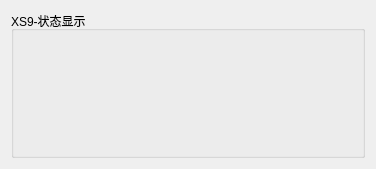
           <widget class="QWidget" name="page_5">
            <layout class="QGridLayout" name="gridLayout_14">
             <item row="0" column="0">
              <widget class="QGroupBox" name="groupBox_6">
               <property name="title">
                <string>XS9-状态显示</string>
               </property>
               <layout class="QGridLayout" name="gridLayout_13">
                <item row="2" column="3">
                 <layout class="QVBoxLayout" name="verticalLayout_27">
                  <item>
                   <widget class="FrLight" name="widget_53" native="true">
                    <property name="sizePolicy">
                     <sizepolicy hsizetype="Expanding" vsizetype="Expanding">
                      <horstretch>0</horstretch>
                      <verstretch>0</verstretch>
                     </sizepolicy>
                    </property>
                    <widget class="QLabel" name="label_68">
                     <property name="geometry">
                      <rect>
                       <x>30</x>
                       <y>10</y>
                       <width>91</width>
                       <height>20</height>
                      </rect>
                     </property>
                     <property name="sizePolicy">
                      <sizepolicy hsizetype="Preferred" vsizetype="Minimum">
                       <horstretch>0</horstretch>
                       <verstretch>0</verstretch>
                      </sizepolicy>
                     </property>
                     <property name="text">
                      <string>右开门控制</string>
                     </property>
                    </widget>
                   </widget>
                  </item>
                 </layout>
                </item>
                <item row="2" column="11">
                 <layout class="QVBoxLayout" name="verticalLayout_35">
                  <item>
                   <widget class="FrLight" name="widget_61" native="true">
                    <property name="sizePolicy">
                     <sizepolicy hsizetype="Expanding" vsizetype="Expanding">
                      <horstretch>0</horstretch>
                      <verstretch>0</verstretch>
                     </sizepolicy>
                    </property>
                    <widget class="QLabel" name="label_79">
                     <property name="geometry">
                      <rect>
                       <x>30</x>
                       <y>10</y>
                       <width>121</width>
                       <height>20</height>
                      </rect>
                     </property>
                     <property name="sizePolicy">
                      <sizepolicy hsizetype="Preferred" vsizetype="Minimum">
                       <horstretch>0</horstretch>
                       <verstretch>0</verstretch>
                      </sizepolicy>
                     </property>
                     <property name="text">
                      <string>右扬弹机控制</string>
                     </property>
                    </widget>
                   </widget>
                  </item>
                 </layout>
                </item>
                <item row="1" column="7">
                 <layout class="QVBoxLayout" name="verticalLayout_30">
                  <item>
                   <widget class="FrLight" name="widget_56" native="true">
                    <property name="sizePolicy">
                     <sizepolicy hsizetype="Expanding" vsizetype="Expanding">
                      <horstretch>0</horstretch>
                      <verstretch>0</verstretch>
                     </sizepolicy>
                    </property>
                    <widget class="QLabel" name="label_74">
                     <property name="geometry">
                      <rect>
                       <x>30</x>
                       <y>10</y>
                       <width>101</width>
                       <height>20</height>
                      </rect>
                     </property>
                     <property name="sizePolicy">
                      <sizepolicy hsizetype="Preferred" vsizetype="Minimum">
                       <horstretch>0</horstretch>
                       <verstretch>0</verstretch>
                      </sizepolicy>
                     </property>
                     <property name="text">
                      <string>右解脱控制</string>
                     </property>
                    </widget>
                   </widget>
                  </item>
                 </layout>
                </item>
                <item row="2" column="5">
                 <layout class="QVBoxLayout" name="verticalLayout_29">
                  <item>
                   <widget class="FrLight" name="widget_55" native="true">
                    <property name="sizePolicy">
                     <sizepolicy hsizetype="Expanding" vsizetype="Expanding">
                      <horstretch>0</horstretch>
                      <verstretch>0</verstretch>
                     </sizepolicy>
                    </property>
                    <widget class="QLabel" name="label_73">
                     <property name="geometry">
                      <rect>
                       <x>30</x>
                       <y>10</y>
                       <width>111</width>
                       <height>20</height>
                      </rect>
                     </property>
                     <property name="sizePolicy">
                      <sizepolicy hsizetype="Preferred" vsizetype="Minimum">
                       <horstretch>0</horstretch>
                       <verstretch>0</verstretch>
                      </sizepolicy>
                     </property>
                     <property name="text">
                      <string>左解脱控制</string>
                     </property>
                    </widget>
                   </widget>
                  </item>
                 </layout>
                </item>
                <item row="2" column="9">
                 <layout class="QVBoxLayout" name="verticalLayout_33">
                  <item>
                   <widget class="FrLight" name="widget_59" native="true">
                    <property name="sizePolicy">
                     <sizepolicy hsizetype="Expanding" vsizetype="Expanding">
                      <horstretch>0</horstretch>
                      <verstretch>0</verstretch>
                     </sizepolicy>
                    </property>
                    <widget class="QLabel" name="label_77">
                     <property name="geometry">
                      <rect>
                       <x>30</x>
                       <y>10</y>
                       <width>101</width>
                       <height>20</height>
                      </rect>
                     </property>
                     <property name="sizePolicy">
                      <sizepolicy hsizetype="Preferred" vsizetype="Minimum">
                       <horstretch>0</horstretch>
                       <verstretch>0</verstretch>
                      </sizepolicy>
                     </property>
                     <property name="text">
                      <string>左击发控制</string>
                     </property>
                    </widget>
                   </widget>
                  </item>
                 </layout>
                </item>
                <item row="2" column="1">
                 <layout class="QVBoxLayout" name="verticalLayout_25">
                  <item>
                   <widget class="FrLight" name="widget_51" native="true">
                    <property name="sizePolicy">
                     <sizepolicy hsizetype="Expanding" vsizetype="Expanding">
                      <horstretch>0</horstretch>
                      <verstretch>0</verstretch>
                     </sizepolicy>
                    </property>
                    <widget class="QLabel" name="label_65">
                     <property name="geometry">
                      <rect>
                       <x>30</x>
                       <y>10</y>
                       <width>111</width>
                       <height>20</height>
                      </rect>
                     </property>
                     <property name="sizePolicy">
                      <sizepolicy hsizetype="Preferred" vsizetype="Minimum">
                       <horstretch>0</horstretch>
                       <verstretch>0</verstretch>
                      </sizepolicy>
                     </property>
                     <property name="text">
                      <string>右拨弹控制</string>
                     </property>
                    </widget>
                   </widget>
                  </item>
                 </layout>
                </item>
                <item row="1" column="5">
                 <layout class="QVBoxLayout" name="verticalLayout_28">
                  <item>
                   <widget class="FrLight" name="widget_54" native="true">
                    <property name="sizePolicy">
                     <sizepolicy hsizetype="Expanding" vsizetype="Expanding">
                      <horstretch>0</horstretch>
                      <verstretch>0</verstretch>
                     </sizepolicy>
                    </property>
                    <widget class="QLabel" name="label_69">
                     <property name="geometry">
                      <rect>
                       <x>40</x>
                       <y>10</y>
                       <width>141</width>
                       <height>20</height>
                      </rect>
                     </property>
                     <property name="sizePolicy">
                      <sizepolicy hsizetype="Preferred" vsizetype="Minimum">
                       <horstretch>0</horstretch>
                       <verstretch>0</verstretch>
                      </sizepolicy>
                     </property>
                     <property name="text">
                      <string>左压弹控制</string>
                     </property>
                    </widget>
                   </widget>
                  </item>
                 </layout>
                </item>
                <item row="1" column="11">
                 <layout class="QVBoxLayout" name="verticalLayout_34">
                  <item>
                   <widget class="FrLight" name="widget_60" native="true">
                    <property name="sizePolicy">
                     <sizepolicy hsizetype="Expanding" vsizetype="Expanding">
                      <horstretch>0</horstretch>
                      <verstretch>0</verstretch>
                     </sizepolicy>
                    </property>
                    <widget class="QLabel" name="label_78">
                     <property name="geometry">
                      <rect>
                       <x>30</x>
                       <y>10</y>
                       <width>121</width>
                       <height>20</height>
                      </rect>
                     </property>
                     <property name="sizePolicy">
                      <sizepolicy hsizetype="Preferred" vsizetype="Minimum">
                       <horstretch>0</horstretch>
                       <verstretch>0</verstretch>
                      </sizepolicy>
                     </property>
                     <property name="text">
                      <string>左扬弹机控制</string>
                     </property>
                    </widget>
                   </widget>
                  </item>
                 </layout>
                </item>
                <item row="1" column="1">
                 <layout class="QVBoxLayout" name="verticalLayout_24">
                  <item>
                   <widget class="FrLight" name="widget_50" native="true">
                    <property name="sizePolicy">
                     <sizepolicy hsizetype="Expanding" vsizetype="Expanding">
                      <horstretch>0</horstretch>
                      <verstretch>0</verstretch>
                     </sizepolicy>
                    </property>
                    <widget class="QLabel" name="label_64">
                     <property name="geometry">
                      <rect>
                       <x>30</x>
                       <y>10</y>
                       <width>101</width>
                       <height>20</height>
                      </rect>
                     </property>
                     <property name="sizePolicy">
                      <sizepolicy hsizetype="Preferred" vsizetype="Minimum">
                       <horstretch>0</horstretch>
                       <verstretch>0</verstretch>
                      </sizepolicy>
                     </property>
                     <property name="text">
                      <string>左拨弹控制</string>
                     </property>
                    </widget>
                   </widget>
                  </item>
                 </layout>
                </item>
                <item row="2" column="7">
                 <layout class="QVBoxLayout" name="verticalLayout_31">
                  <item>
                   <widget class="FrLight" name="widget_57" native="true">
                    <property name="sizePolicy">
                     <sizepolicy hsizetype="Expanding" vsizetype="Expanding">
                      <horstretch>0</horstretch>
                      <verstretch>0</verstretch>
                     </sizepolicy>
                    </property>
                    <widget class="QLabel" name="label_75">
                     <property name="geometry">
                      <rect>
                       <x>30</x>
                       <y>10</y>
                       <width>111</width>
                       <height>20</height>
                      </rect>
                     </property>
                     <property name="sizePolicy">
                      <sizepolicy hsizetype="Preferred" vsizetype="Minimum">
                       <horstretch>0</horstretch>
                       <verstretch>0</verstretch>
                      </sizepolicy>
                     </property>
                     <property name="text">
                      <string>右压弹控制</string>
                     </property>
                    </widget>
                   </widget>
                  </item>
                 </layout>
                </item>
                <item row="1" column="3">
                 <layout class="QVBoxLayout" name="verticalLayout_26">
                  <item>
                   <widget class="FrLight" name="widget_52" native="true">
                    <property name="sizePolicy">
                     <sizepolicy hsizetype="Expanding" vsizetype="Expanding">
                      <horstretch>0</horstretch>
                      <verstretch>0</verstretch>
                     </sizepolicy>
                    </property>
                    <widget class="QLabel" name="label_67">
                     <property name="geometry">
                      <rect>
                       <x>30</x>
                       <y>10</y>
                       <width>101</width>
                       <height>20</height>
                      </rect>
                     </property>
                     <property name="sizePolicy">
                      <sizepolicy hsizetype="Preferred" vsizetype="Minimum">
                       <horstretch>0</horstretch>
                       <verstretch>0</verstretch>
                      </sizepolicy>
                     </property>
                     <property name="text">
                      <string>左开门控制</string>
                     </property>
                    </widget>
                   </widget>
                  </item>
                 </layout>
                </item>
                <item row="1" column="9">
                 <layout class="QVBoxLayout" name="verticalLayout_32">
                  <item>
                   <widget class="FrLight" name="widget_58" native="true">
                    <property name="sizePolicy">
                     <sizepolicy hsizetype="Expanding" vsizetype="Expanding">
                      <horstretch>0</horstretch>
                      <verstretch>0</verstretch>
                     </sizepolicy>
                    </property>
                    <widget class="QLabel" name="label_76">
                     <property name="geometry">
                      <rect>
                       <x>30</x>
                       <y>10</y>
                       <width>101</width>
                       <height>20</height>
                      </rect>
                     </property>
                     <property name="sizePolicy">
                      <sizepolicy hsizetype="Preferred" vsizetype="Minimum">
                       <horstretch>0</horstretch>
                       <verstretch>0</verstretch>
                      </sizepolicy>
                     </property>
                     <property name="text">
                      <string>右击发控制</string>
                     </property>
                    </widget>
                   </widget>
                  </item>
                 </layout>
                </item>
                <item row="0" column="1">
                 <spacer name="verticalSpacer_2">
                  <property name="orientation">
                   <enum>Qt::Vertical</enum>
                  </property>
                  <property name="sizeHint" stdset="0">
                   <size>
                    <width>20</width>
                    <height>40</height>
                   </size>
                  </property>
                 </spacer>
                </item>
                <item row="1" column="10">
                 <spacer name="horizontalSpacer_20">
                  <property name="orientation">
                   <enum>Qt::Horizontal</enum>
                  </property>
                  <property name="sizeHint" stdset="0">
                   <size>
                    <width>40</width>
                    <height>20</height>
                   </size>
                  </property>
                 </spacer>
                </item>
                <item row="1" column="6">
                 <spacer name="horizontalSpacer_18">
                  <property name="orientation">
                   <enum>Qt::Horizontal</enum>
                  </property>
                  <property name="sizeHint" stdset="0">
                   <size>
                    <width>40</width>
                    <height>20</height>
                   </size>
                  </property>
                 </spacer>
                </item>
                <item row="1" column="8">
                 <spacer name="horizontalSpacer_19">
                  <property name="orientation">
                   <enum>Qt::Horizontal</enum>
                  </property>
                  <property name="sizeHint" stdset="0">
                   <size>
                    <width>40</width>
                    <height>20</height>
                   </size>
                  </property>
                 </spacer>
                </item>
                <item row="1" column="4">
                 <spacer name="horizontalSpacer_17">
                  <property name="orientation">
                   <enum>Qt::Horizontal</enum>
                  </property>
                  <property name="sizeHint" stdset="0">
                   <size>
                    <width>40</width>
                    <height>20</height>
                   </size>
                  </property>
                 </spacer>
                </item>
                <item row="1" column="2">
                 <spacer name="horizontalSpacer_16">
                  <property name="orientation">
                   <enum>Qt::Horizontal</enum>
                  </property>
                  <property name="sizeHint" stdset="0">
                   <size>
                    <width>40</width>
                    <height>20</height>
                   </size>
                  </property>
                 </spacer>
                </item>
                <item row="3" column="1">
                 <spacer name="verticalSpacer_4">
                  <property name="orientation">
                   <enum>Qt::Vertical</enum>
                  </property>
                  <property name="sizeHint" stdset="0">
                   <size>
                    <width>20</width>
                    <height>40</height>
                   </size>
                  </property>
                 </spacer>
                </item>
                <item row="1" column="0">
                 <spacer name="horizontalSpacer_21">
                  <property name="orientation">
                   <enum>Qt::Horizontal</enum>
                  </property>
                  <property name="sizeHint" stdset="0">
                   <size>
                    <width>40</width>
                    <height>20</height>
                   </size>
                  </property>
                 </spacer>
                </item>
                <item row="1" column="12">
                 <spacer name="horizontalSpacer_22">
                  <property name="orientation">
                   <enum>Qt::Horizontal</enum>
                  </property>
                  <property name="sizeHint" stdset="0">
                   <size>
                    <width>40</width>
                    <height>20</height>
                   </size>
                  </property>
                 </spacer>
                </item>
               </layout>
               <zorder>horizontalSpacer_16</zorder>
               <zorder>horizontalSpacer_17</zorder>
               <zorder>horizontalSpacer_18</zorder>
               <zorder>horizontalSpacer_19</zorder>
               <zorder>horizontalSpacer_20</zorder>
               <zorder>verticalSpacer_2</zorder>
               <zorder>verticalSpacer_4</zorder>
               <zorder>horizontalSpacer_21</zorder>
               <zorder>horizontalSpacer_22</zorder>
              </widget>
             </item>
            </layout>
           </widget>
